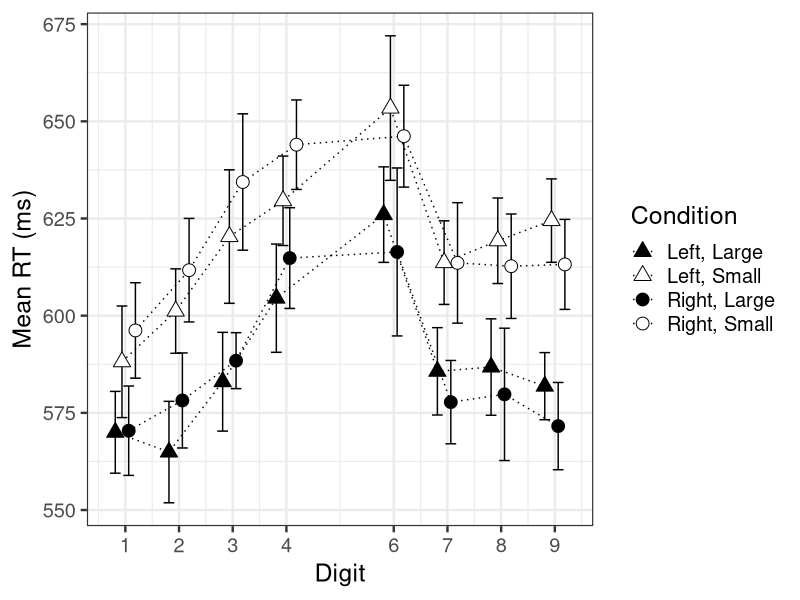

R code for this plot:
## ---- chunk 1
library(tidyverse)
library(lme4)
## ---- chunk 2
congruity_parameter = function(num_size, variable) {
  n = num_size
  v = variable
  return(v*(n-5)/12)
}
## ---- chunk 3
# Data proprocessing

raw = read_csv("WBL16_raw_data.csv", na =c("NA", "None"), show_col_types = FALSE) %>%
    mutate(Subject = as_factor(Subject),
           resp = factor(resp, levels=c(32, 105, 111), labels=c("no", "ti", "to")), 
           mapping = as_factor(mapping)
           )
# filter and sort and create new variables
data = raw %>%
    filter(trial>=0) %>%
    arrange(Subject, trial) %>%
    mutate(
      magnitude = factor(digit >5, levels=c(FALSE,TRUE),
                        labels=c("small", "large")),
      pos_rc = pos/100, # pos recoded
      size_rc = as.integer(as.factor(size))-4, # size recoded to -3,-2,-1,1,2,3
      size_rc = ifelse(size_rc>=0, size_rc+1, size_rc),
      numerical_distance = abs(digit-5),
      SiC = congruity_parameter(digit, size_rc),
      SpC = congruity_parameter(digit, pos_rc)
      )

# Determine congruity of previous trails (Gratton effect)
# previous size and space congruence
data = data %>% 
  mutate(P_SiC = append(NA, SiC[2:n()-1]),
         P_SpC = append(NA, SpC[2:n()-1]))

# set first "previous congruity" of each subject to NaN
for (x in unique(data$Subject)) {
  t = min(subset(data, Subject==x)$trial)
  idx = which((data$Subject==x) & (data$trial==t))
  data[idx,"P_SiC"]  = NA
  data[idx,"P_SpC"]  = NA
}


## Select data
rt.data = data %>%
  filter(error==0, resp !="no", rt>200) %>%
  select(-trial, -resp, -magnitude, -mapping, -error, -ISI)
## ---- chunk 4
glimpse(rt.data)
## ---- chunk 5
# initial model with control factors and factors of interest
model.no_slopes = lmer(rt~ numerical_distance + size_rc + pos_rc +
                         SiC*SpC*P_SiC*P_SpC +
                         SiC:SpC +
                         SiC:P_SiC +
                         SiC:P_SpC +
                         SpC:P_SiC +
                         SpC:P_SpC +
                         (1 | Subject),  
                         REML =FALSE, data =rt.data)

# testing random slope for numerical distance
model.nd = lmer(rt~ numerical_distance + size_rc + pos_rc +
                         SiC*SpC*P_SiC*P_SpC +
                         SiC:SpC +
                         SiC:P_SiC +
                         SiC:P_SpC +
                         SpC:P_SiC +
                         SpC:P_SpC +
                        (1 + numerical_distance | Subject),  
                       REML =FALSE, data =rt.data)
anova(model.no_slopes, model.nd)

# testing random slope for visual size
model.nd_vs = lmer(rt~ numerical_distance + size_rc + pos_rc +
                         SiC*SpC*P_SiC*P_SpC +
                         SiC:SpC +
                         SiC:P_SiC +
                         SiC:P_SpC +
                         SpC:P_SiC +
                         SpC:P_SpC +
                        (1 + numerical_distance + size_rc | Subject),  
                       REML =FALSE, data =rt.data)
anova(model.nd, model.nd_vs)

# testing random slope for position
model.nd_loc = lmer(rt~ numerical_distance + size_rc + pos_rc +
                         SiC*SpC*P_SiC*P_SpC +
                         SiC:SpC +
                         SiC:P_SiC +
                         SiC:P_SpC +
                         SpC:P_SiC +
                         SpC:P_SpC +
                        (1 + numerical_distance + pos_rc | Subject),  
                       REML =FALSE, data =rt.data)
anova(model.nd, model.nd_loc)

# testing random slope for SiC
model.nd_sic = lmer(rt~ numerical_distance + size_rc + pos_rc +
                         SiC*SpC*P_SiC*P_SpC +
                         SiC:SpC +
                         SiC:P_SiC +
                         SiC:P_SpC +
                         SpC:P_SiC +
                         SpC:P_SpC +
                        (1 + numerical_distance + SiC | Subject),  
                       REML =FALSE, data =rt.data)
anova(model.nd, model.nd_sic)

# testing random slope for spatial congruity
model.nd_spc = lmer(rt~ numerical_distance + size_rc + pos_rc +
                         SiC*SpC*P_SiC*P_SpC +
                         SiC:SpC +
                         SiC:P_SiC +
                         SiC:P_SpC +
                         SpC:P_SiC +
                         SpC:P_SpC +
                        (1 + numerical_distance + SpC | Subject),  
                       REML =FALSE, data =rt.data)
anova(model.nd, model.nd_spc)

# testing random slope for previous size congruity
model.nd_psic = lmer(rt~ numerical_distance + size_rc + pos_rc +
                         SiC*SpC*P_SiC*P_SpC +
                         SiC:SpC +
                         SiC:P_SiC +
                         SiC:P_SpC +
                         SpC:P_SiC +
                         SpC:P_SpC +
                        (1 + numerical_distance + P_SiC | Subject),  
                       REML =FALSE, data =rt.data)
anova(model.nd, model.nd_psic)

# testing random slope for previous position congruity
model.nd_pspc = lmer(rt~ numerical_distance + size_rc + pos_rc +
                         SiC*SpC*P_SiC*P_SpC +
                         SiC:SpC +
                         SiC:P_SiC +
                         SiC:P_SpC +
                         SpC:P_SiC +
                         SpC:P_SpC +
                        (1 + numerical_distance + P_SpC | Subject),  
                       REML =FALSE, data =rt.data)
anova(model.nd, model.nd_pspc)
## ---- chunk 6
#### Best model with random slopes for numerical distance only 
summary(model.nd)
## ---- chunk 7
rt.data = rt.data %>%
    mutate(
      pos_cat = factor(pos > 0, levels=c(FALSE, TRUE),
                        labels=c("left", "right")),
      size_cat = factor(size > 100, levels=c(FALSE, TRUE),
                        labels=c("small", "large"))
    )


m = length(unique(rt.data$digit)) * length(unique(rt.data$size_cat)) *
              length(unique(rt.data$pos_cat))
tmp = rt.data %>%
          group_by(Subject, digit, size_cat, pos_cat) %>%
          summarise(mRT= median(rt)) %>%
          # norm RT dfor within CI
          group_by(Subject) %>%
          mutate(mRT.norm = mRT - mean(mRT)) %>%
          ungroup() %>%
          mutate(mRT.norm = mRT.norm + mean(mRT)) %>% ## add grand mean
          # averge over subjects and calc CI  
          group_by(digit, size_cat, pos_cat) %>%
          summarize(mean_rt = mean(mRT),
                    n = length(mRT),
                    sd=sd(mRT),
                    se=sd/sqrt(n),
                    ci.between = se*qt(.975, n-1),
                    ci.within = sd(mRT.norm)/sqrt(n)*qt(.975, n-1) * sqrt(m/(m-1)))  

tmp = tmp %>%
    mutate(Condition = paste0(as.character(pos_cat), as.character(size_cat)))

tmp$Condition = str_replace(tmp$Condition, "leftsmall", "Left, Small")
tmp$Condition = str_replace(tmp$Condition, "leftlarge", "Left, Large")
tmp$Condition = str_replace(tmp$Condition, "rightsmall", "Right, Small")
tmp$Condition = str_replace(tmp$Condition, "rightlarge", "Right, Large")

dodge <- position_dodge(.5)
ggplot(data=tmp, aes(x=digit, y=mean_rt, shape=Condition))  +
  geom_line(position=dodge, aes(linetype = Condition)) +
  geom_errorbar(position=dodge, aes(ymin=mean_rt- ci.within , ymax=mean_rt+ ci.within ),
                  width=.8) +
  geom_point(position=dodge, size = 4, aes(shape=Condition, fill=Condition)) +
  scale_fill_manual(values = c("black", "white","black", "white")) +   
  scale_shape_manual(values = c(24, 24, 21,21)) +   
  scale_linetype_manual(values = c(3,3,3,3)) +   
  scale_x_continuous(breaks = c(1, 2,3,4,6,7,8, 9) ) +
  ylab("Mean RT (ms)") +
  xlab("Digit") +
  theme_bw(base_size=18)
